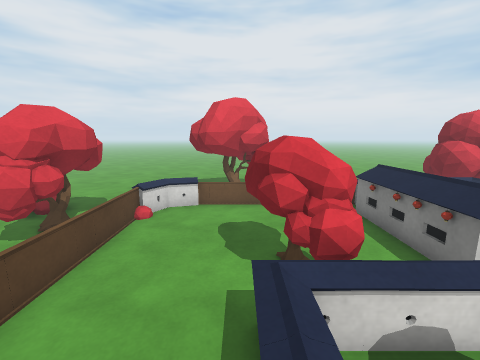
View 1 (above)

24 first-person views from a walk through a 3-D level made in the Unity game engine. The camera is 1.5 m above the floor, tilts 10° down and sees 90° across. The floor is counted in squares, 0.5 m on a side. Each view is taken from the middle of a square. On the plan, view 1 faces up. The plan holds only what a view shows up to about 19 squares ahead; the rest is blank. The place goes on beyond the plan. The player character is not drawn. Some surface patterns are stand-ins.

View 2
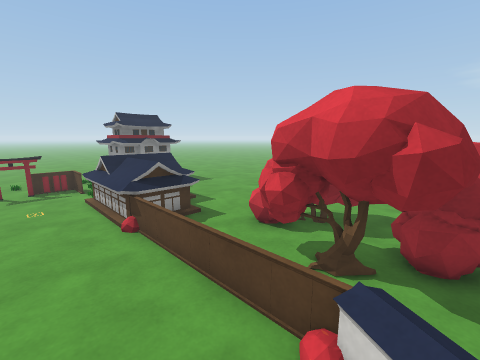

View 3
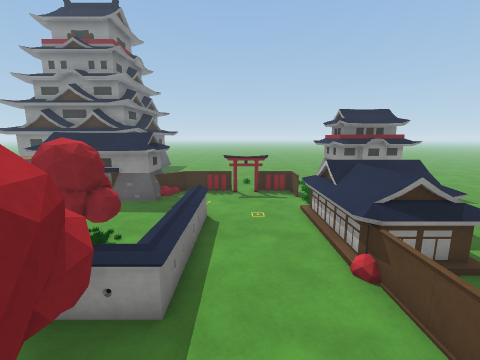

View 4
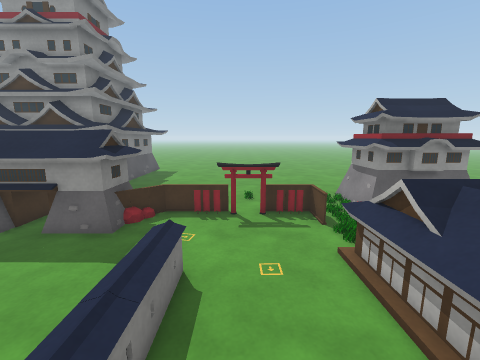

View 5
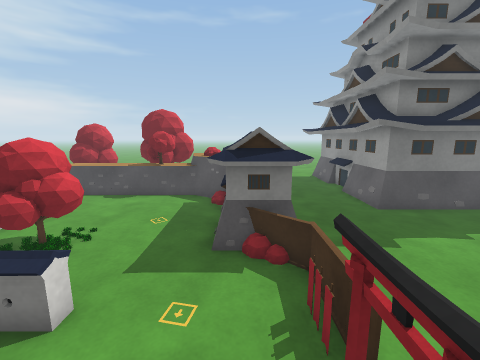

View 6
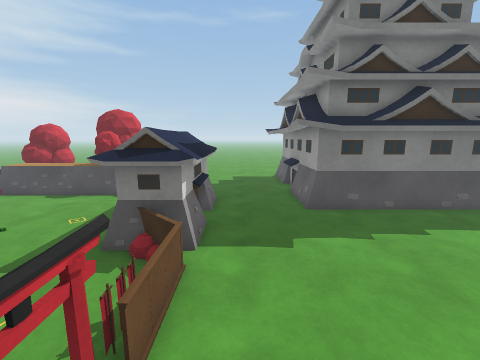

View 7
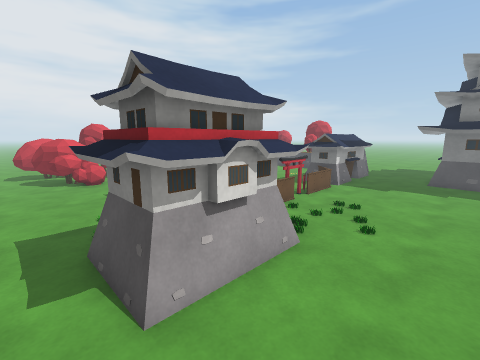

View 8
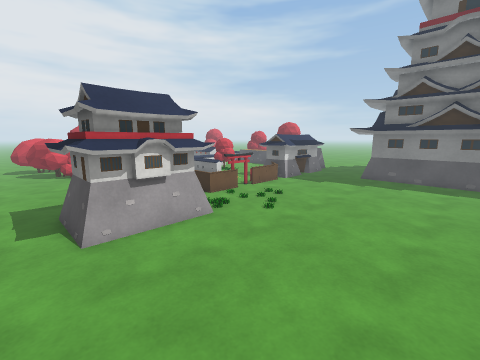

View 9
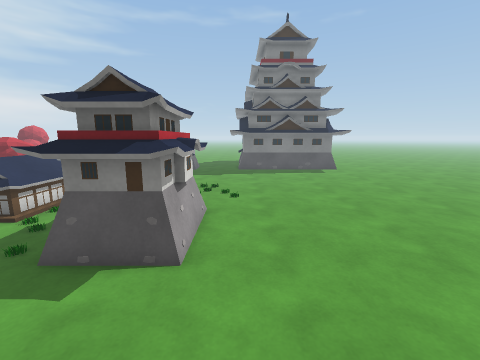

View 10
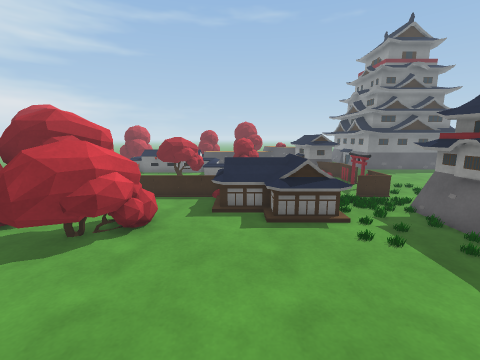

View 11
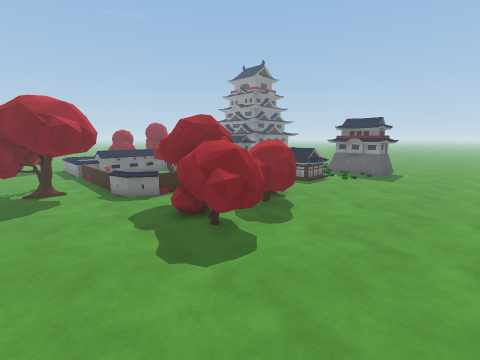

View 12
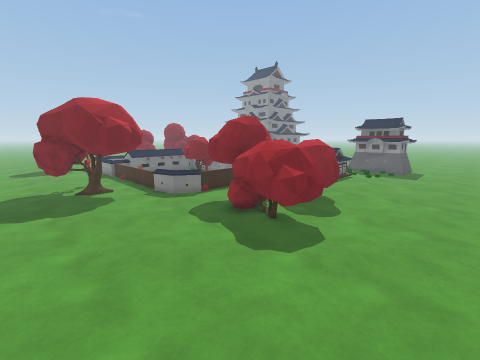

View 13
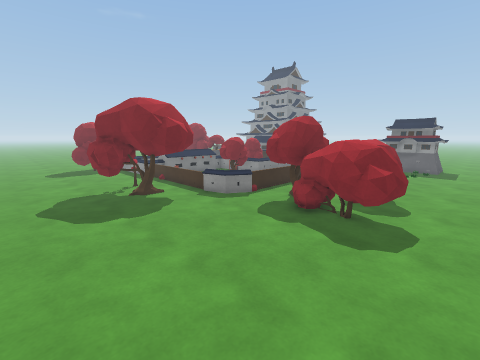

View 14
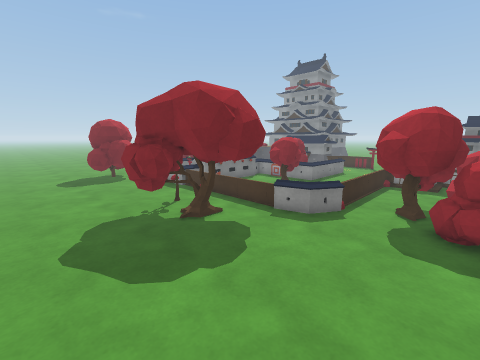

View 15
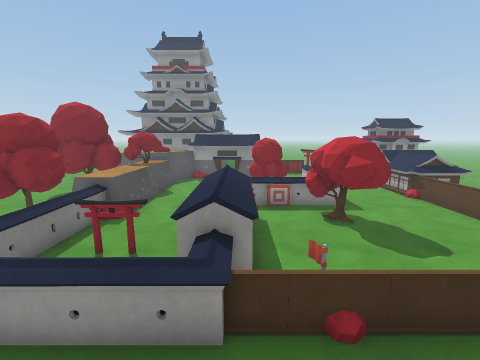

View 16
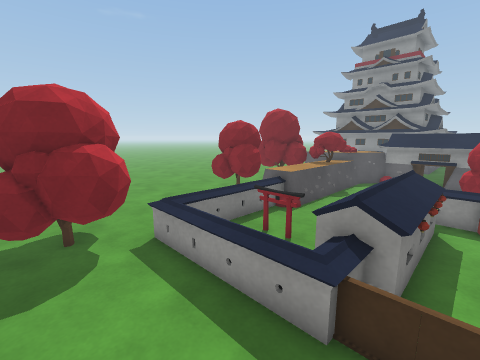

View 17
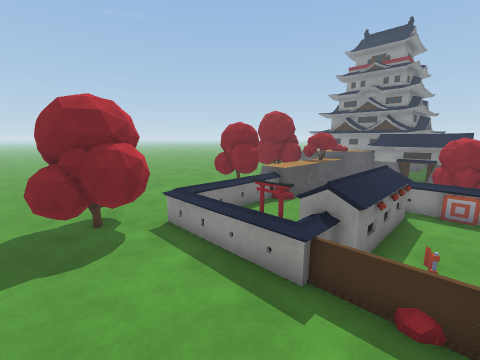

View 18
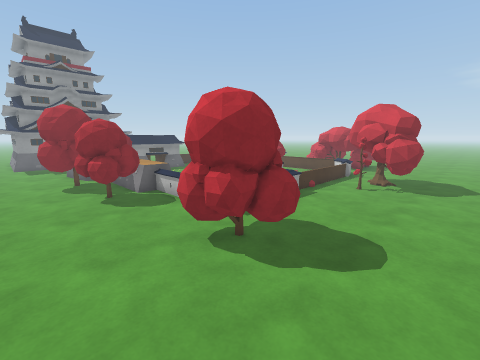

View 19
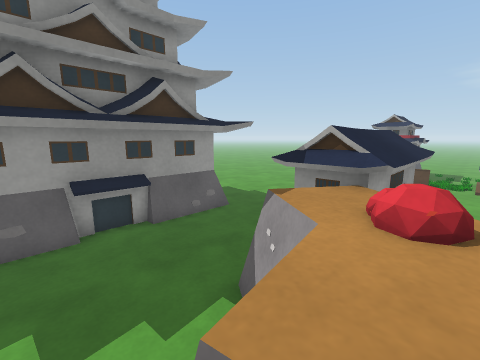

View 20
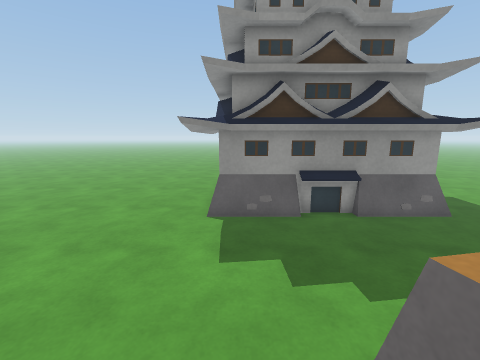

View 21
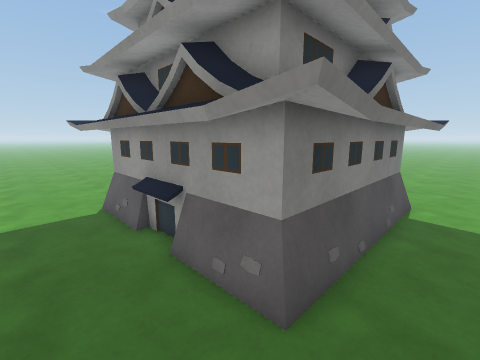

View 22
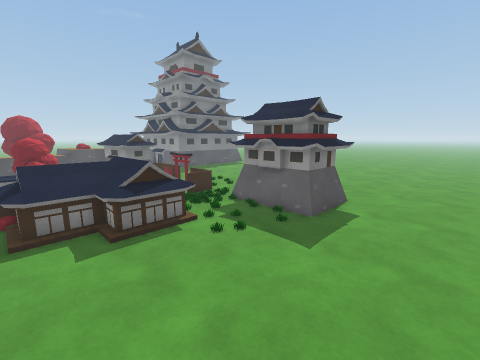

View 23
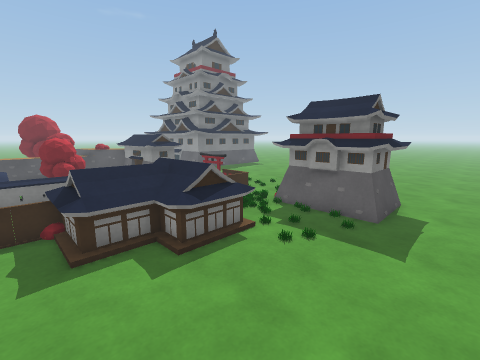

View 24
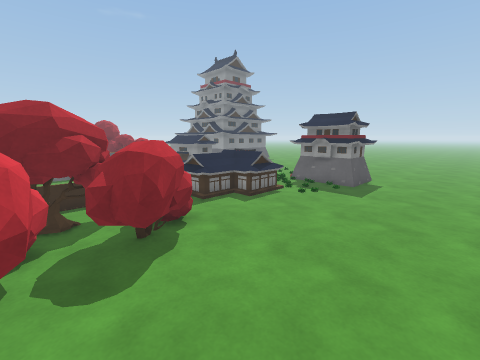

### Floor plan
Key: @ floor where view 1 was taken; # wall or solid block; . floor; / step, stairs or slope; = window, fence, low wall or low ledge; ^ raised ledge; O other object.
Columns run from 16 left of view 1 to 22 right of it. Each row starts with its distance up from view 1.
 19    ...............................
 18    ...............................
 17  .  .............................
 16     ............OOO.............
 15 .  ............OOOO........OO..........
 14   ............OOOOO........OOO..... ...
 13  ............OOOOOOO......OOOOO...
 12  .............OOOO........OOOOO...
 11 .....OOO..... #O......OOOOOOO ....
 10 .....OOOOOO.== ...   == ..#=......
  9 .....OOOOOOO=........^=   # .......
  8 ......O#OOOO^........O OOO...........
  7 .....OOO#OO#^...OOO..O ... ............
  6 .....OOOO#O.=...OOO..O  ..  OOO........
  5 ......OOOO..=...OOO. O  ..^=OOOO......
  4 .......OO...=....OO. == ..^^#OO......
  3 ............=.../ =O O  ..^^=O......
  2 .........OOOO...// O......^^=OO...
  1 .........OOOO...//OOO.....^^#OOO..
  0 ........OOOOO...@/.OO.... #OOOOO..
 -1 ........OOOOO...//....... OO OO ..
 -2 ........OOOOO...//........^^=#O...
 -3 ......OOOOOOO............=OO^^....
 -4 ........OOO.O......OOOOOO###^^.....
 -5 ......O..OOO=......OOOOOOO^== ......
 -6 .....OOOOOOO= OOO#=OOOOOOO==.........
 -7 .....OOOOOOO=O=.===OOOOOOO............
 -8 .....OOOOOOO...........................
 -9 .....OOOOOOO.O.O.......................
-10 .....OOOOOO..O.........OOOOOOOOOO......
-11 ............O.........O#OOOOOOOO#O.....
-12 ......................OOO       OO.....
-13 ......................OO        OO.....
-14 ......................OO        OO.....
-15 ......................OO        O .....
-16 ......................OO        O .....
-17 ......................OO        O .....

Where each view was taken, in squares from view 1:
view 1: 0 up, 0 right, facing up
view 2: 10 up, 1 left, facing down-left
view 3: 7 up, 1 left, facing down
view 4: 3 up, 1 left, facing down
view 5: 5 down, 3 left, facing right
view 6: 8 down, 3 left, facing right
view 7: 13 down, 12 left, facing up-right
view 8: 17 down, 12 left, facing up-right
view 9: 11 down, 16 left, facing right
view 10: 1 up, 16 left, facing right
view 11: 15 up, 16 left, facing down-right
view 12: 17 up, 15 left, facing down-right
view 13: 19 up, 13 left, facing down-right
view 14: 19 up, 8 left, facing down-right
view 15: 14 up, 5 right, facing down
view 16: 14 up, 4 right, facing down-right
view 17: 15 up, 3 right, facing down-right
view 18: 18 up, 17 right, facing down-left
view 19: 3 down, 14 right, facing down-left
view 20: 2 down, 15 right, facing down
view 21: 8 down, 5 right, facing down-right
view 22: 2 up, 15 left, facing down-right
view 23: 3 up, 13 left, facing down-right
view 24: 9 up, 16 left, facing down-right
